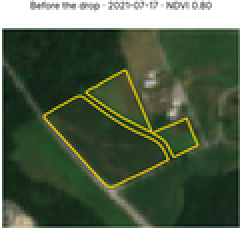
#> input picture baseline/outputs/chips/1_2021_pre.png, 121 x 121 px, shrunk from 320 x 320 before the run (shown 2 times larger); its folder holds only this picture in this run
$ python trim_chips.py
#> lines starting #> are read from the running program, lines starting #| are printed output that depends on the picture; after the words box and inside, x2 and y2 are one past the last pixel; in counts of white or black regions, pixels touching at a corner belong together
"""Trim the white margins around the before/after chip images (display only; no pixels of the picture change).

The chips are rendered as 320x320 squares, so wide or tall fields leave white bands around the satellite picture.
This crops each PNG to the box holding its non-white pixels (the picture plus its date/NDVI title), with a 2 px
margin, in baseline/outputs/chips/ and the static snapshot copy web/public/snapshot/chips/. Idempotent.

    python baseline/trim_chips.py
"""
from pathlib import Path

from PIL import Image, ImageChops

ROOT = Path(__file__).resolve().parents[1]
DIRS = [ROOT / 'baseline' / 'outputs' / 'chips', ROOT / 'web' / 'public' / 'snapshot' / 'chips']
PAD = 2


def trim(path: Path) -> bool:
    im = Image.open(path)
#> im is the input picture: PIL image 121x121 RGBA; mean R, G, B, A 88.4, 102.7, 80.5, 255
    rgb = im.convert('RGB')
    white = Image.new('RGB', rgb.size, (255, 255, 255))
#> white: PIL image 121x121 RGB; every value is 255
    # pixels that differ from white by more than a faint anti-aliasing tint
    diff = ImageChops.difference(rgb, white).convert('L').point(lambda v: 255 if v > 24 else 0)
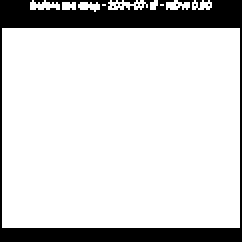
#> diff: PIL image 121x121 L (shown 2 times larger); 83.2% white; 15 black regions (14 under 20 px), largest, box (x1, y1, x2, y2) and area: (0, 0, 121, 121) 2435
    box = diff.getbbox()
#> box = (1, 0, 120, 114)
    if not box:
        return False
    l, t, r, b = box
#> l = 1; t = 0; r = 120; b = 114
    box = (max(0, l - PAD), max(0, t - PAD), min(rgb.width, r + PAD), min(rgb.height, b + PAD))
#> box = (0, 0, 121, 116)
    if box == (0, 0, rgb.width, rgb.height):
        return False
    im.crop(box).save(path, optimize=True)
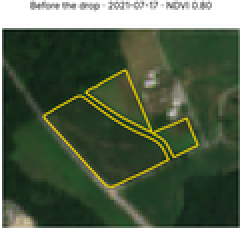
#> saved as 1_2021_pre.png: PIL image 121x116 RGBA (shown 2 times larger); mean R, G, B, A 81.2, 96.1, 73, 255
    return True


if __name__ == '__main__':
    for d in DIRS:
        files = sorted(d.glob('*.png'))
        changed = sum(trim(p) for p in files)
        print(f'{d.relative_to(ROOT)}: {changed} of {len(files)} trimmed')
